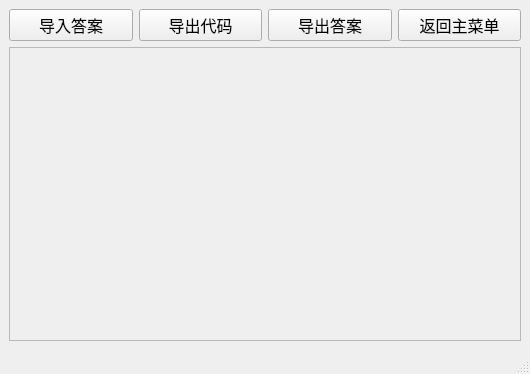
<?xml version="1.0" encoding="UTF-8"?>
<ui version="4.0">
 <class>MainWindow</class>
 <widget class="QMainWindow" name="MainWindow">
  <property name="geometry">
   <rect>
    <x>0</x>
    <y>0</y>
    <width>530</width>
    <height>374</height>
   </rect>
  </property>
  <property name="font">
   <font>
    <pointsize>12</pointsize>
   </font>
  </property>
  <property name="windowTitle">
   <string>人工智能课程代码编辑器-填空题模式</string>
  </property>
  <property name="windowIcon">
   <iconset>
    <normaloff>:/img/badge2.png</normaloff>:/img/badge2.png</iconset>
  </property>
  <property name="statusTip">
   <string/>
  </property>
  <widget class="QWidget" name="centralwidget">
   <layout class="QVBoxLayout" name="verticalLayout_2">
    <item>
     <layout class="QHBoxLayout" name="horizontalLayout_2">
      <item>
       <widget class="QPushButton" name="importBtn">
        <property name="text">
         <string>导入答案</string>
        </property>
       </widget>
      </item>
      <item>
       <widget class="QPushButton" name="exportCodeBtn">
        <property name="text">
         <string>导出代码</string>
        </property>
       </widget>
      </item>
      <item>
       <widget class="QPushButton" name="exportAnswerBtn">
        <property name="text">
         <string>导出答案</string>
        </property>
       </widget>
      </item>
      <item>
       <widget class="QPushButton" name="back2HomeBtn">
        <property name="text">
         <string>返回主菜单</string>
        </property>
       </widget>
      </item>
     </layout>
    </item>
    <item>
     <layout class="QHBoxLayout" name="horizontalLayout">
      <item>
       <layout class="QHBoxLayout" name="horizontalLayout_3"/>
      </item>
      <item>
       <widget class="QScrollArea" name="scrollArea">
        <property name="styleSheet">
         <string notr="true">#scrollAreaWidgetContents {
	background-image: url(:/img/badge4.png);
	background-repeat: no-repeat;
	background-attachment: fixed;
}
</string>
        </property>
        <property name="widgetResizable">
         <bool>true</bool>
        </property>
        <widget class="QWidget" name="scrollAreaWidgetContents">
         <property name="geometry">
          <rect>
           <x>0</x>
           <y>0</y>
           <width>508</width>
           <height>298</height>
          </rect>
         </property>
         <layout class="QVBoxLayout" name="verticalLayout_3">
          <item>
           <layout class="QVBoxLayout" name="verticalLayout"/>
          </item>
         </layout>
        </widget>
       </widget>
      </item>
     </layout>
    </item>
   </layout>
  </widget>
  <widget class="QMenuBar" name="menubar">
   <property name="geometry">
    <rect>
     <x>0</x>
     <y>0</y>
     <width>530</width>
     <height>18</height>
    </rect>
   </property>
  </widget>
  <widget class="QStatusBar" name="statusbar"/>
  <action name="exportAction">
   <property name="text">
    <string>导出</string>
   </property>
   <property name="statusTip">
    <string>另存为python文件</string>
   </property>
   <property name="font">
    <font>
     <pointsize>10</pointsize>
    </font>
   </property>
   <property name="iconVisibleInMenu">
    <bool>false</bool>
   </property>
  </action>
  <action name="importAction">
   <property name="text">
    <string>导入</string>
   </property>
   <property name="statusTip">
    <string>导入python文件</string>
   </property>
   <property name="font">
    <font>
     <pointsize>10</pointsize>
    </font>
   </property>
   <property name="iconVisibleInMenu">
    <bool>false</bool>
   </property>
  </action>
  <action name="quitAction">
   <property name="text">
    <string>退出</string>
   </property>
   <property name="iconText">
    <string notr="true">退出</string>
   </property>
   <property name="statusTip">
    <string>退出程序</string>
   </property>
   <property name="font">
    <font>
     <pointsize>10</pointsize>
    </font>
   </property>
  </action>
  <action name="saveAction">
   <property name="text">
    <string>保存</string>
   </property>
   <property name="statusTip">
    <string>保存为python文件</string>
   </property>
   <property name="font">
    <font>
     <pointsize>10</pointsize>
    </font>
   </property>
   <property name="shortcut">
    <string>Ctrl+S</string>
   </property>
   <property name="iconVisibleInMenu">
    <bool>false</bool>
   </property>
   <property name="shortcutVisibleInContextMenu">
    <bool>true</bool>
   </property>
  </action>
 </widget>
 <resources>
  <include location="ui.rsc.qrc"/>
 </resources>
 <connections/>
</ui>
